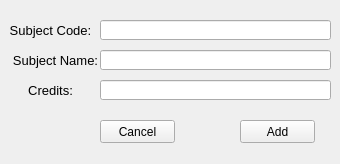
<?xml version="1.0" encoding="UTF-8"?>
<ui version="4.0">
 <class>AddSubjects</class>
 <widget class="QWidget" name="AddSubjects">
  <property name="geometry">
   <rect>
    <x>0</x>
    <y>0</y>
    <width>340</width>
    <height>164</height>
   </rect>
  </property>
  <property name="windowTitle">
   <string>Form</string>
  </property>
  <widget class="QLabel" name="label_Code">
   <property name="geometry">
    <rect>
     <x>10</x>
     <y>20</y>
     <width>81</width>
     <height>21</height>
    </rect>
   </property>
   <property name="font">
    <font>
     <pointsize>10</pointsize>
    </font>
   </property>
   <property name="text">
    <string>Subject Code:</string>
   </property>
   <property name="alignment">
    <set>Qt::AlignCenter</set>
   </property>
  </widget>
  <widget class="QLineEdit" name="lineEdit_Code">
   <property name="geometry">
    <rect>
     <x>100</x>
     <y>20</y>
     <width>231</width>
     <height>20</height>
    </rect>
   </property>
  </widget>
  <widget class="QLabel" name="label_Name">
   <property name="geometry">
    <rect>
     <x>10</x>
     <y>50</y>
     <width>91</width>
     <height>21</height>
    </rect>
   </property>
   <property name="font">
    <font>
     <pointsize>10</pointsize>
    </font>
   </property>
   <property name="text">
    <string>Subject Name:</string>
   </property>
   <property name="alignment">
    <set>Qt::AlignCenter</set>
   </property>
  </widget>
  <widget class="QLineEdit" name="lineEdit_Name">
   <property name="geometry">
    <rect>
     <x>100</x>
     <y>50</y>
     <width>231</width>
     <height>20</height>
    </rect>
   </property>
  </widget>
  <widget class="QLabel" name="label_Credits">
   <property name="geometry">
    <rect>
     <x>10</x>
     <y>80</y>
     <width>81</width>
     <height>21</height>
    </rect>
   </property>
   <property name="font">
    <font>
     <pointsize>10</pointsize>
    </font>
   </property>
   <property name="text">
    <string>Credits:</string>
   </property>
   <property name="alignment">
    <set>Qt::AlignCenter</set>
   </property>
  </widget>
  <widget class="QLineEdit" name="lineEdit_Credits">
   <property name="geometry">
    <rect>
     <x>100</x>
     <y>80</y>
     <width>231</width>
     <height>20</height>
    </rect>
   </property>
  </widget>
  <widget class="QPushButton" name="pushButton_Add">
   <property name="geometry">
    <rect>
     <x>240</x>
     <y>120</y>
     <width>75</width>
     <height>23</height>
    </rect>
   </property>
   <property name="text">
    <string>Add</string>
   </property>
  </widget>
  <widget class="QPushButton" name="pushButton_Cancel">
   <property name="geometry">
    <rect>
     <x>100</x>
     <y>120</y>
     <width>75</width>
     <height>23</height>
    </rect>
   </property>
   <property name="text">
    <string>Cancel</string>
   </property>
  </widget>
 </widget>
 <resources/>
 <connections/>
</ui>
